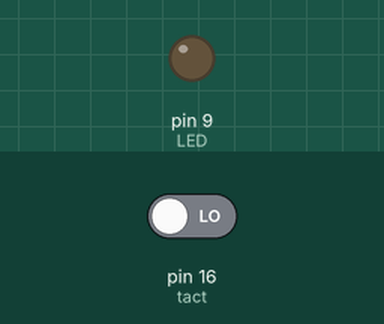
Simulated run of this sketch. Board: Arduino Uno, built with avr-gcc and run on an emulated ATmega328P. Parts: output pins drawn as LEDs (lit = HIGH). Inputs (shaded band) come from the test bench; at power-on: pin 16 (tact) LOW.

Above: at 1.2 s.
1.3 s: pin 16 (tact) driven HIGH
At 2.0 s:
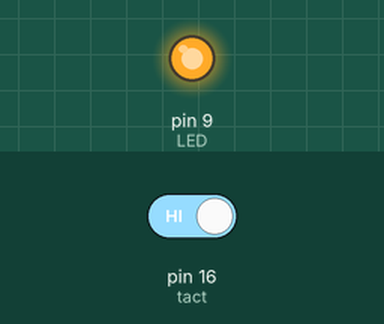
2.8 s: pin 16 (tact) driven LOW
At 3.1 s:
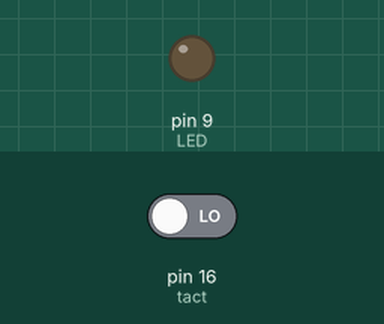
Timing chart, 0 to 5.8 s (numbered marks = the images above; inputs shaded):
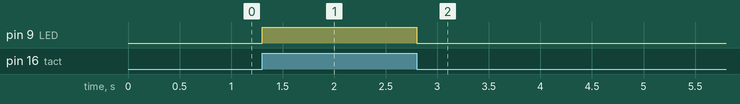

The sketch:

sample4_tactswitch.ino
```cpp
#define LED 9
const int tact  = 16;//タクトスイッチを16番pinに設定する
int switch_mode = 0;

void setup() {
  pinMode(LED, OUTPUT); //13番pinを出力する
  pinMode(tact, INPUT); //16番pinを入力にする
}

void loop(){
  if(digitalRead(tact) == HIGH){
    digitalWrite(LED,HIGH);
  }else{
    digitalWrite(LED,LOW);
  }
}
```

Measured:
- after the input at 1.3 s, pin 9 (LED): LOW → HIGH at once
- after the input at 2.8 s, pin 9 (LED): HIGH → LOW at once
